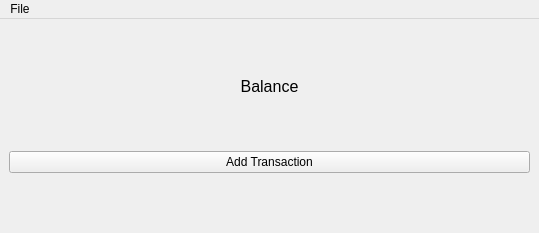
<?xml version="1.0" encoding="UTF-8"?>
<ui version="4.0">
 <class>MainWindow</class>
 <widget class="QMainWindow" name="MainWindow">
  <property name="geometry">
   <rect>
    <x>0</x>
    <y>0</y>
    <width>539</width>
    <height>233</height>
   </rect>
  </property>
  <property name="windowTitle">
   <string>MainWindow</string>
  </property>
  <widget class="QWidget" name="centralwidget">
   <layout class="QVBoxLayout" name="verticalLayout">
    <item>
     <widget class="QLabel" name="titleLabel">
      <property name="maximumSize">
       <size>
        <width>16777215</width>
        <height>19</height>
       </size>
      </property>
      <property name="font">
       <font>
        <pointsize>12</pointsize>
       </font>
      </property>
      <property name="text">
       <string>Balance</string>
      </property>
      <property name="alignment">
       <set>Qt::AlignCenter</set>
      </property>
     </widget>
    </item>
    <item>
     <layout class="QGridLayout" name="gridLayout"/>
    </item>
    <item>
     <widget class="QPushButton" name="addButton">
      <property name="text">
       <string>Add Transaction</string>
      </property>
     </widget>
    </item>
   </layout>
  </widget>
  <widget class="QMenuBar" name="menubar">
   <property name="geometry">
    <rect>
     <x>0</x>
     <y>0</y>
     <width>539</width>
     <height>21</height>
    </rect>
   </property>
   <widget class="QMenu" name="menuFile">
    <property name="title">
     <string>File</string>
    </property>
    <addaction name="actionNew"/>
    <addaction name="actionExit"/>
   </widget>
   <addaction name="menuFile"/>
  </widget>
  <action name="actionNew">
   <property name="text">
    <string>New</string>
   </property>
  </action>
  <action name="actionExit">
   <property name="text">
    <string>Exit</string>
   </property>
  </action>
 </widget>
 <tabstops>
  <tabstop>addButton</tabstop>
 </tabstops>
 <resources/>
 <connections/>
</ui>
